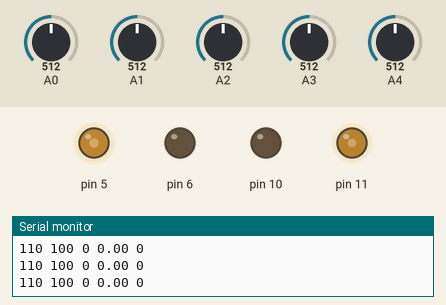
This sketch was run on a simulated Arduino Uno, built with avr-gcc and run on an emulated ATmega328P. On the bench: output pins drawn as LEDs (lit = HIGH), the last lines printed to the serial monitor. The test bench sets the inputs (shaded band); at power-on: A0 = 512, A1 = 512, A4 = 512, A3 = 512, A2 = 512.

Above: at 1.2 s.
1.3 s: A0 set to 487
At 2.1 s:
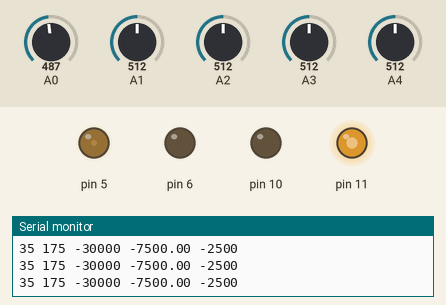
2.8 s: A1 set to 306
At 4.0 s:
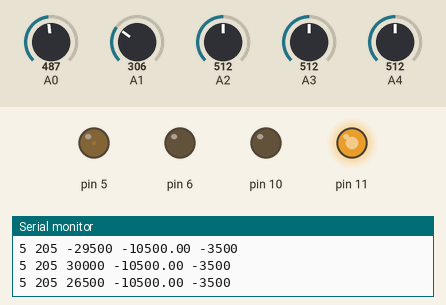
4.3 s: A4 set to 482
At 4.7 s:
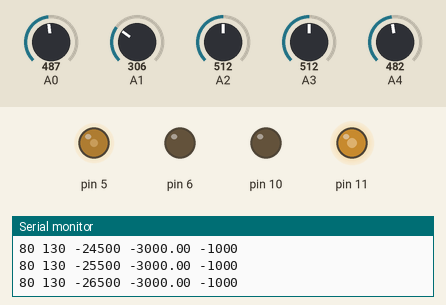
5.8 s: A0 set to 716
At 6.8 s:
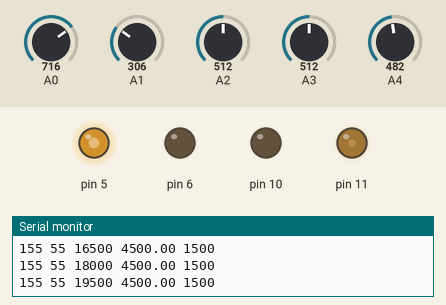
7.3 s: A3 set to 306
At 7.6 s:
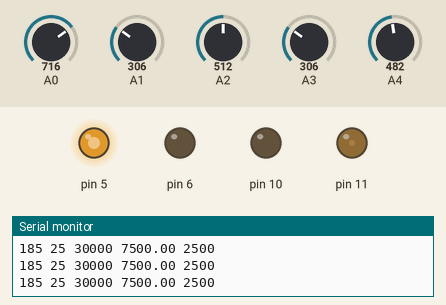
10.3 s: A1 set to 482
13.3 s: A1 set to 515
At 13.8 s:
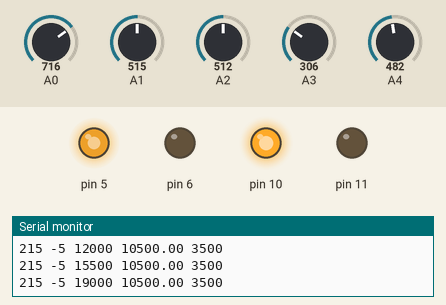
Timing chart, 0 to 15.8 s (numbered marks = the images above; inputs shaded):
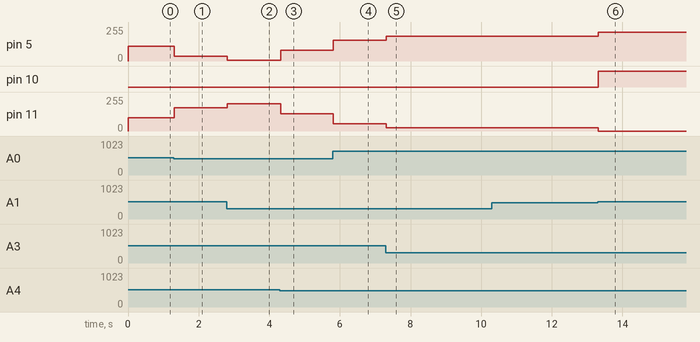

The sketch:

sketch_jun11a.ino
```cpp
int ir[5];
int th = 500;

int kp = 3;
float ki = 0.0;
float kd = 0.0;
int i; int d;
int error;
int p_error = 0;
int val[5] = {-2500,-1000,0,1000,2500};
float pid_val ;

int sp = 100;
int c = 0;
int left = sp;
int right = sp;


void setup() {
  Serial.begin(9600);
  pinMode(5,OUTPUT);pinMode(6,OUTPUT);pinMode(10,OUTPUT);pinMode(11,OUTPUT);

}

void loop() {
  getIR();
  PID();
  driver();
  delay(10);
  //Serial.print(ir[0]);Serial.print(ir[1]);Serial.print(ir[2]);Serial.print(ir[3]);Serial.println(ir[4]);
  //Serial.println(error);Serial.println(i);
  //analogWrite(11,100);
  //digitalWrite(5,HIGH);
}


int check(int val){
  if (val >= th){
    return 0;
  } else{
    return 1;
  }
}

int getIR(){
  for (int i=0;i<5;i++){
    ir[i] = analogRead(i);
  }

  for (int i=0;i<5;i++){
    ir[i] = check(ir[i]);
  }
}


float PID(){
  error = val[0]*ir[0] + val[1]*ir[1] + val[2]*ir[2] + val[3]*ir[3] + val[4]*ir[4];
  i = i + error;
  if (ir[2] == 1){
    i = 0;
  }
  d = p_error - error;
  p_error = error;

  pid_val = error * kp + i * ki + d * kd;

  if (i<-30000){
    i = -30000;
  }
  if (pid_val<-30000){
    pid_val = -30000;
  }
  if (i>30000){
    i = 30000;
  }
  if (pid_val>30000){
    pid_val = 30000;
  }
}

void driver(){
  int left = sp +10;
  int right = sp;
 left = left + pid_val/100 + c ;
 if (left>0){
   analogWrite(5,left);
   analogWrite(6,0);
 } else if(left<0){
   analogWrite(6,-left);
   analogWrite(5,0);
 }

 right = right - pid_val/100 + c;
 if (right>0){
   analogWrite(11,right);
   analogWrite(10,0);
 } else if(right<0){
   analogWrite(10,right);
   analogWrite(11,0);
 }
 Serial.print(left);Serial.print(' ');Serial.print(right);Serial.print(' ');Serial.print(i);Serial.print(' ');Serial.print(pid_val);Serial.print(' ');Serial.println(error);
 }
```

Measured:
- the behaviour switches between 500 and 499 on A0 (found by bisection; images 0 and 1)
- the behaviour switches between 500 and 499 on A4 (found by bisection; images 2 and 3)
- the behaviour switches between 499 and 500 on A1 (found by bisection; images 5 and 6)
- after the input at 1.3 s, pin 5: 110/255 → 35/255 at once; pin 11: 100/255 → 175/255 at once
- after the input at 2.8 s, pin 5: 35/255 → 5/255 at once; pin 11: 175/255 → 205/255 at once
- after the input at 4.3 s, pin 5: 5/255 → 80/255 at once; pin 11: 205/255 → 130/255 at once
- after the input at 5.8 s, pin 5: 80/255 → 155/255 at once; pin 11: 130/255 → 55/255 at once
- after the input at 7.3 s, pin 5: 155/255 → 185/255 at once; pin 11: 55/255 → 25/255 at once
- after the input at 13.3 s, pin 5: 185/255 → 215/255 at once; pin 10: LOW → HIGH at once; pin 11: 25/255 → 0/255 at once
